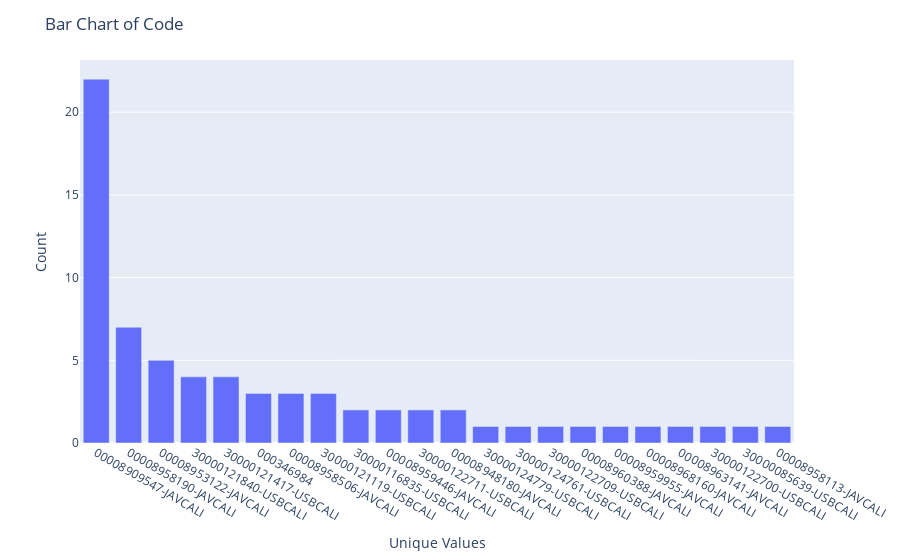

This figure's notebook cell:
### Code cell
temp_value_counts(cali_df, 'Q78')
create_bar_chart(cali_df, 'Q78', 'code', 'Code', output_folders[1])

### Figure 1 — Plotly figure (JSON) as saved in the notebook; plotly's stock layout.template omitted (floating-point values rounded to 4 significant figures)
{"data": [{"alignmentgroup": "True", "hovertemplate": "x=%{x}<br>y=%{y}<extra></extra>", "legendgroup": "", "marker": {"color": "#636efa", "pattern": {"shape": ""}}, "name": "", "offsetgroup": "", "orientation": "v", "showlegend": false, "textposition": "auto", "type": "bar", "x": ["00008909547-JAVCALI", "00008958190-JAVCALI", "00008953122-JAVCALI", "30000121840-USBCALI", "30000121417-USBCALI", "000346984", "00008958506-JAVCALI", "30000121119-USBCALI", "30000116835-USBCALI", "00008959446-JAVCALI", "30000122711-USBCALI", "00008948180-JAVCALI", "30000124779-USBCALI", "30000124761-USBCALI", "30000122709-USBCALI", "00008960388-JAVCALI", "00008959955-JAVCALI", "00008968160-JAVCALI", "00008963141-JAVCALI", "30000122700-USBCALI", "30000085639-USBCALI", "00008958113-JAVCALI"], "xaxis": "x", "y": [22, 7, 5, 4, 4, 3, 3, 3, 2, 2, 2, 2, 1, 1, 1, 1, 1, 1, 1, 1, 1, 1], "yaxis": "y"}], "layout": {"barmode": "relative", "legend": {"tracegroupgap": 0}, "margin": {"t": 60}, "title": {"text": "Bar Chart of Code"}, "xaxis": {"anchor": "y", "domain": [0, 1], "title": {"text": "Unique Values"}}, "yaxis": {"anchor": "x", "domain": [0, 1], "title": {"text": "Count"}}}}
